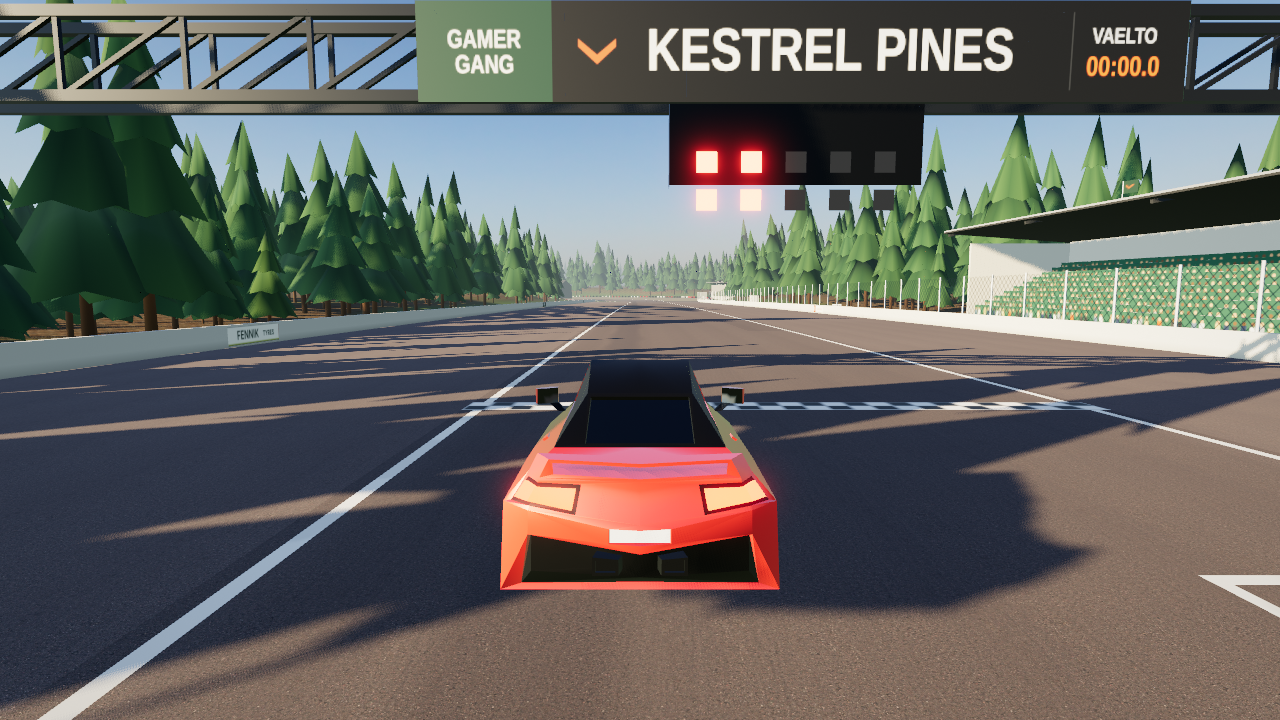
#> input picture _m8-backup/e2e/session2/e2e-p5/p5-1p-grid.png, 1280 x 720 px
$ python tiles.py p5-1p-grid.png 5
#> lines starting #> are read from the running program, lines starting #| are printed output that depends on the picture
# Split-screen tile check: usage tiles.py <png> <views>. Exit 0 if clean, 1 otherwise.
# Mirrors render/viewports.ts (1 full, 2 top/bottom, 3-4 a 2x2 grid, gap 4 px). Each tile must be
# rendered (not flat: std > 6), the seam must be a dark uniform band of about the gap width, and
# no tile edge row/column next to the seam may be blank (unrendered strip or off-by-one gap).
import sys
from PIL import Image
import numpy as np

path, views = sys.argv[1], int(sys.argv[2])
img = np.asarray(Image.open(path).convert('RGB')).astype(np.float32)
H, W, _ = img.shape
#> H = 720; W = 1280
GAP = 4
half = GAP / 2
ok = True
msgs = []

def rect(x, y, w, h):
    x0, y0 = round(x), round(y)
    return x0, y0, round(x + w) - x0, round(y + h) - y0

if views <= 1:
    rects = [rect(0, 0, W, H)]
elif views == 2:
    h = H / 2 - half
    rects = [rect(0, 0, W, h), rect(0, H / 2 + half, W, h)]
else:
    w, h = W / 2 - half, H / 2 - half
#> w = 638; h = 358
    rects = [rect(0, 0, w, h), rect(W / 2 + half, 0, w, h), rect(0, H / 2 + half, w, h), rect(W / 2 + half, H / 2 + half, w, h)]

for i, (x, y, w, h) in enumerate(rects):
    tile = img[y:y + h, x:x + w]
    s = float(tile.std())
    edges = {'top': tile[0], 'bottom': tile[-1], 'left': tile[:, 0], 'right': tile[:, -1]}
    flat = [k for k, e in edges.items() if float(e.std()) < 1.0 and float(e.mean()) < 12]
    good = s > 6 and not flat
    ok &= good
    msgs.append(f'tile {i} {x},{y} {w}x{h} mean {tile.mean():.0f} std {s:.1f}' + (f' blank edge {flat}' if flat else '') + ('' if good else ' BAD'))
#> this loop made 4 passes
#> s on passes 1 to 4: 63.57, 73.85, 45.27, 44.59
#> pass 1, `tile = img[y:y + h, x:x + w]`:
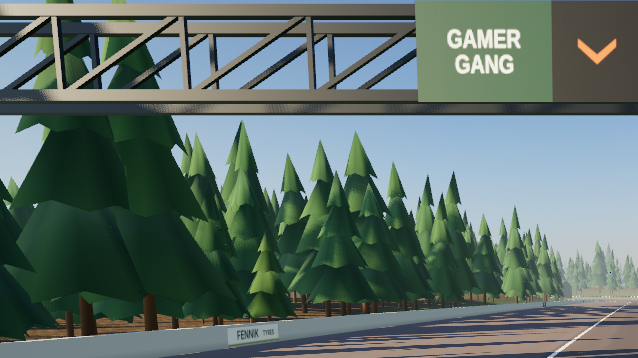
#> tile: shape (358, 638, 3) float32; mean R, G, B 93.3, 111.3, 105.6
#> pass 2, `tile = img[y:y + h, x:x + w]`:
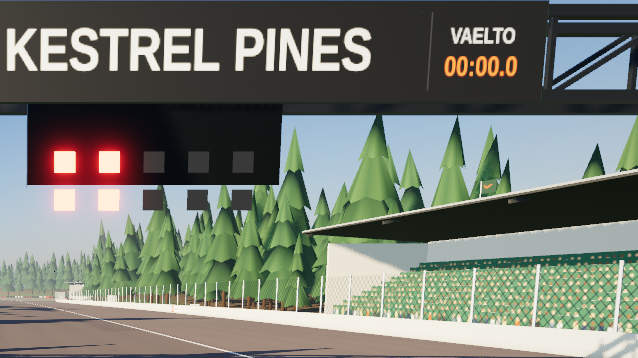
#> tile: shape (358, 638, 3) float32; mean R, G, B 116, 121.5, 111.6
#> pass 3, `tile = img[y:y + h, x:x + w]`:
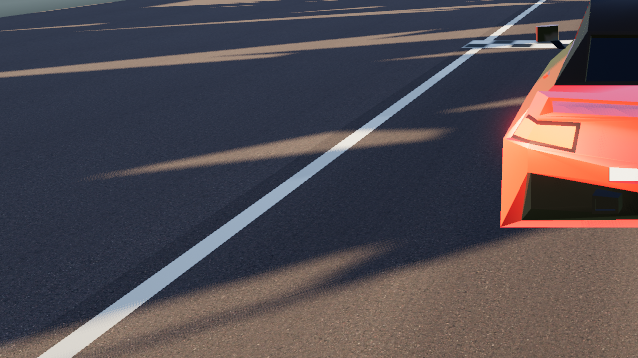
#> tile: shape (358, 638, 3) float32; mean R, G, B 83.5, 75.3, 80.7
#> after the loop:
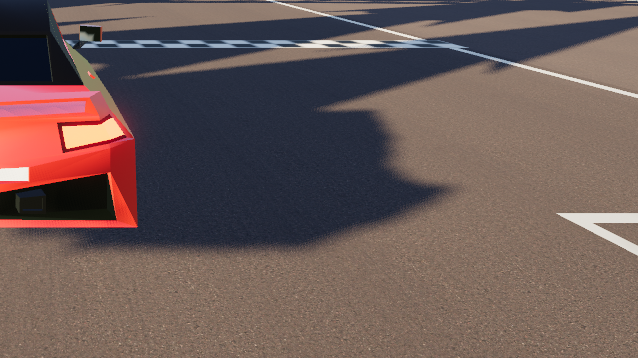
#> tile: shape (358, 638, 3) float32; mean R, G, B 107.5, 89.1, 86.1
#> after the loop, msgs = ['tile 0 0,0 638x358 mean 103 std 63.6', 'tile 1 642,0 638x358 mean 116 std 73.8', 'tile 2 0,362 638x358 mean 80 std 45.3', 'tile 3 642,362 638x358 mean 94 std 44.6']; ok = True

if views >= 2:
    seams = []
    yy = slice(round(H / 2 - half), round(H / 2 + half))
    seams.append(('h', img[yy, :]))
    if views >= 3:
        xx = slice(round(W / 2 - half), round(W / 2 + half))
        seams.append(('v', img[:, xx]))
    for name, band in seams:
        m, sd = float(band.mean()), float(band.std())
        good = m < 60 and sd < 25
        ok &= good
        msgs.append(f'seam {name} mean {m:.0f} std {sd:.1f}' + ('' if good else ' BAD'))
#> this loop made 2 passes
#> (name, m, sd, good, ok) on passes 1 to 2: ('h', 91.82, 39.65, False, False), ('v', 116.6, 67.53, False, False)
#> after the loop, msgs = ['tile 0 0,0 638x358 mean 103 std 63.6', 'tile 1 642,0 638x358 mean 116 std 73.8', 'tile 2 0,362 638x358 mean 80 std 45.3', 'tile 3 642,362 638x358 mean 94 std 44.6', 'seam h mean 92 std 39.7 BAD', 'seam v mean 117 std 67.5 BAD']; ok = False

print('\n'.join(msgs))
#| tile 0 0,0 638x358 mean 103 std 63.6
#| tile 1 642,0 638x358 mean 116 std 73.8
#| tile 2 0,362 638x358 mean 80 std 45.3
#| tile 3 642,362 638x358 mean 94 std 44.6
#| seam h mean 92 std 39.7 BAD
#| seam v mean 117 std 67.5 BAD
print('OK' if ok else 'SEAM PROBLEM')
#| SEAM PROBLEM
#> (the run stopped early here; a loop or call above may not have finished)

$ run again, on _m8-backup/e2e/session2/e2e-p5/p5-1p-switchback.png
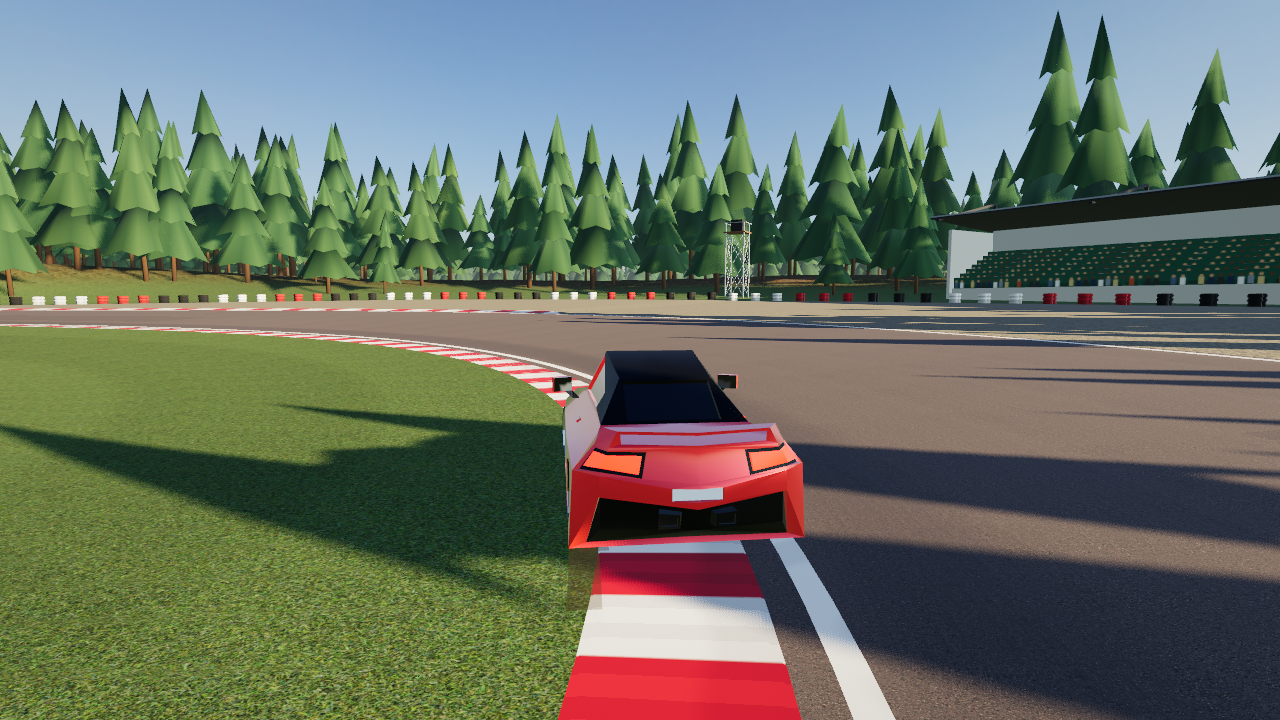
#> input picture _m8-backup/e2e/session2/e2e-p5/p5-1p-switchback.png, 1280 x 720 px
#> the loop `for i, (x, y, w, h) in enumerate(rects):` made 4 passes
#> s on passes 1 to 4: 51.44, 62.49, 46.4, 54.55
#> pass 1, `tile = img[y:y + h, x:x + w]`:
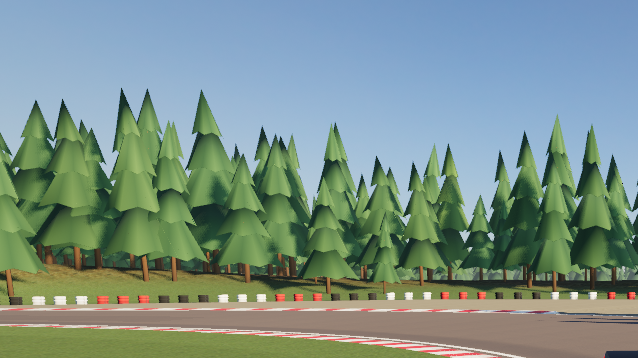
#> tile: shape (358, 638, 3) float32; mean R, G, B 122.8, 145.7, 136.9
#> after the loop `for i, (x, y, w, h) in enumerate(rects):`:
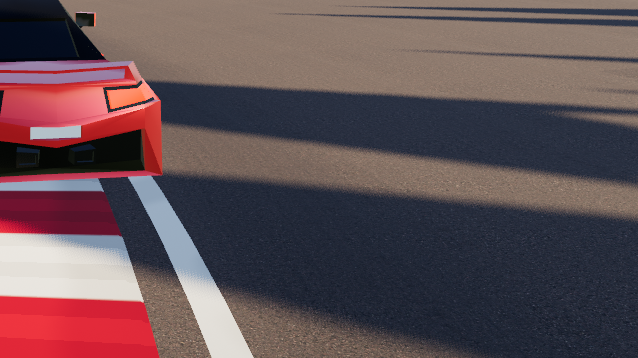
#> tile: shape (358, 638, 3) float32; mean R, G, B 98.6, 79.3, 83.9
#> after the loop `for i, (x, y, w, h) in enumerate(rects):`: msgs = ['tile 0 0,0 638x358 mean 135 std 51.4', 'tile 1 642,0 638x358 mean 115 std 62.5', 'tile 2 0,362 638x358 mean 87 std 46.4', 'tile 3 642,362 638x358 mean 87 std 54.6']; ok = True
#> the loop `for name, band in seams:` made 2 passes
#> (name, m, sd, good, ok) on passes 1 to 2: ('h', 118.5, 38.69, False, False), ('v', 107.4, 77.46, False, False)
#> after the loop `for name, band in seams:`: msgs = ['tile 0 0,0 638x358 mean 135 std 51.4', 'tile 1 642,0 638x358 mean 115 std 62.5', 'tile 2 0,362 638x358 mean 87 std 46.4', 'tile 3 642,362 638x358 mean 87 std 54.6', 'seam h mean 119 std 38.7 BAD', 'seam v mean 107 std 77.5 BAD']; ok = False
#| tile 0 0,0 638x358 mean 135 std 51.4
#| tile 1 642,0 638x358 mean 115 std 62.5
#| tile 2 0,362 638x358 mean 87 std 46.4
#| tile 3 642,362 638x358 mean 87 std 54.6
#| seam h mean 119 std 38.7 BAD
#| seam v mean 107 std 77.5 BAD
#| SEAM PROBLEM

$ run again, on _m8-backup/e2e/session2/e2e-p5/p5-1p-t1-apex.png
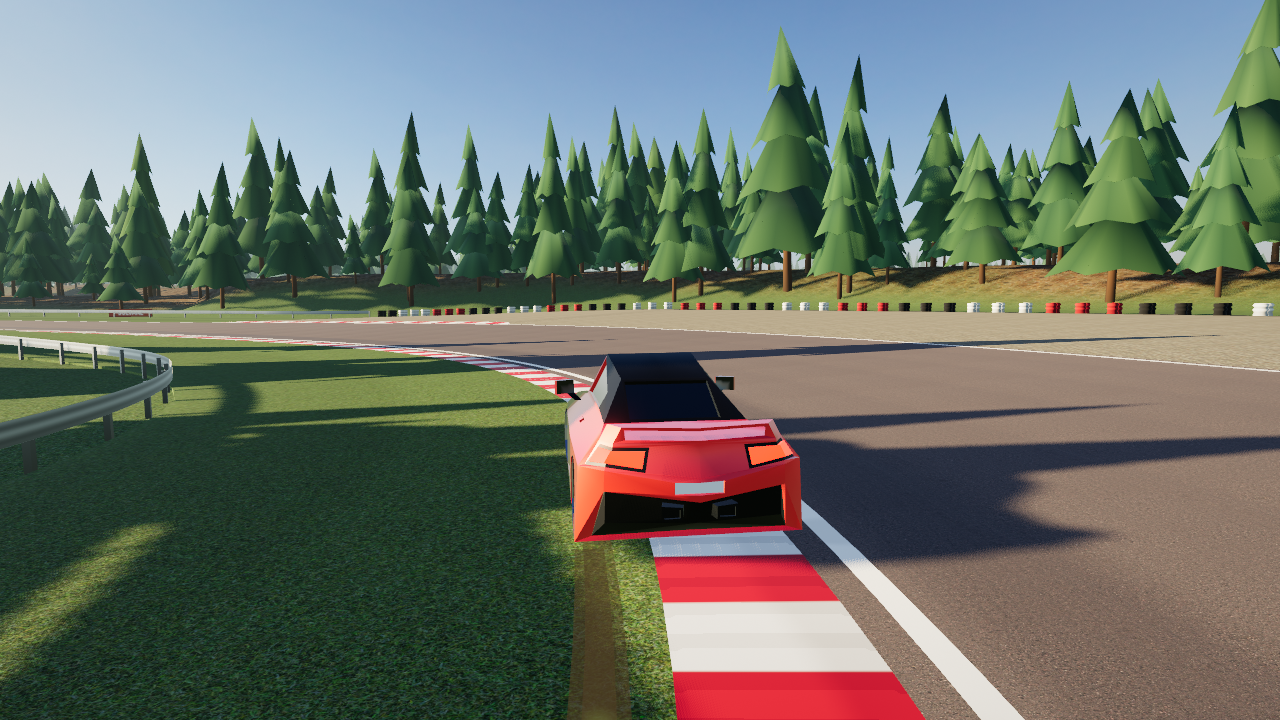
#> input picture _m8-backup/e2e/session2/e2e-p5/p5-1p-t1-apex.png, 1280 x 720 px
#> the loop `for i, (x, y, w, h) in enumerate(rects):` made 4 passes
#> s on passes 1 to 4: 64.85, 54.3, 37.7, 56.76
#> pass 1, `tile = img[y:y + h, x:x + w]`:
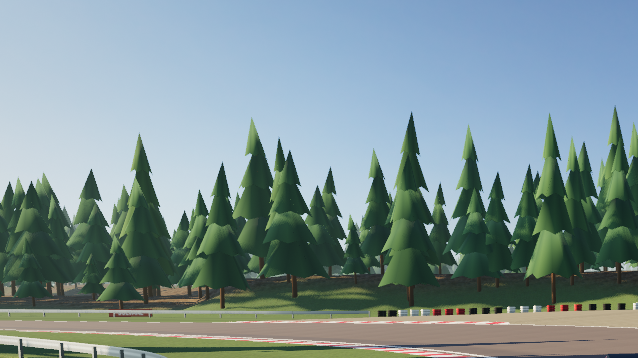
#> tile: shape (358, 638, 3) float32; mean R, G, B 124.2, 145.4, 147.4
#> after the loop `for i, (x, y, w, h) in enumerate(rects):`:
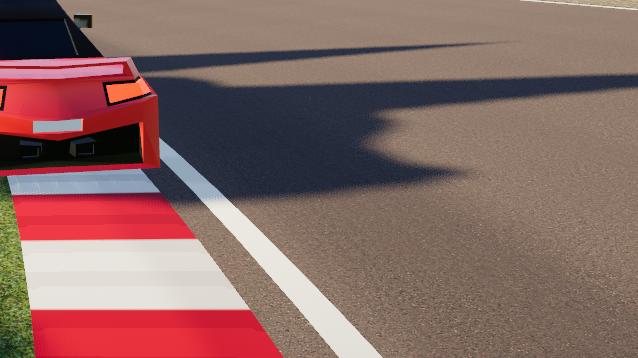
#> tile: shape (358, 638, 3) float32; mean R, G, B 135.5, 103.8, 99.4
#> after the loop `for i, (x, y, w, h) in enumerate(rects):`: msgs = ['tile 0 0,0 638x358 mean 139 std 64.9', 'tile 1 642,0 638x358 mean 125 std 54.3', 'tile 2 0,362 638x358 mean 56 std 37.7', 'tile 3 642,362 638x358 mean 113 std 56.8']; ok = True
#> the loop `for name, band in seams:` made 2 passes
#> (name, m, sd, good, ok) on passes 1 to 2: ('h', 113.5, 46.46, False, False), ('v', 92.25, 64.34, False, False)
#> after the loop `for name, band in seams:`: msgs = ['tile 0 0,0 638x358 mean 139 std 64.9', 'tile 1 642,0 638x358 mean 125 std 54.3', 'tile 2 0,362 638x358 mean 56 std 37.7', 'tile 3 642,362 638x358 mean 113 std 56.8', 'seam h mean 114 std 46.5 BAD', 'seam v mean 92 std 64.3 BAD']; ok = False
#| tile 0 0,0 638x358 mean 139 std 64.9
#| tile 1 642,0 638x358 mean 125 std 54.3
#| tile 2 0,362 638x358 mean 56 std 37.7
#| tile 3 642,362 638x358 mean 113 std 56.8
#| seam h mean 114 std 46.5 BAD
#| seam v mean 92 std 64.3 BAD
#| SEAM PROBLEM

$ run again, on _m8-backup/e2e/session2/e2e-p5/p5-gravel-t10.6.png
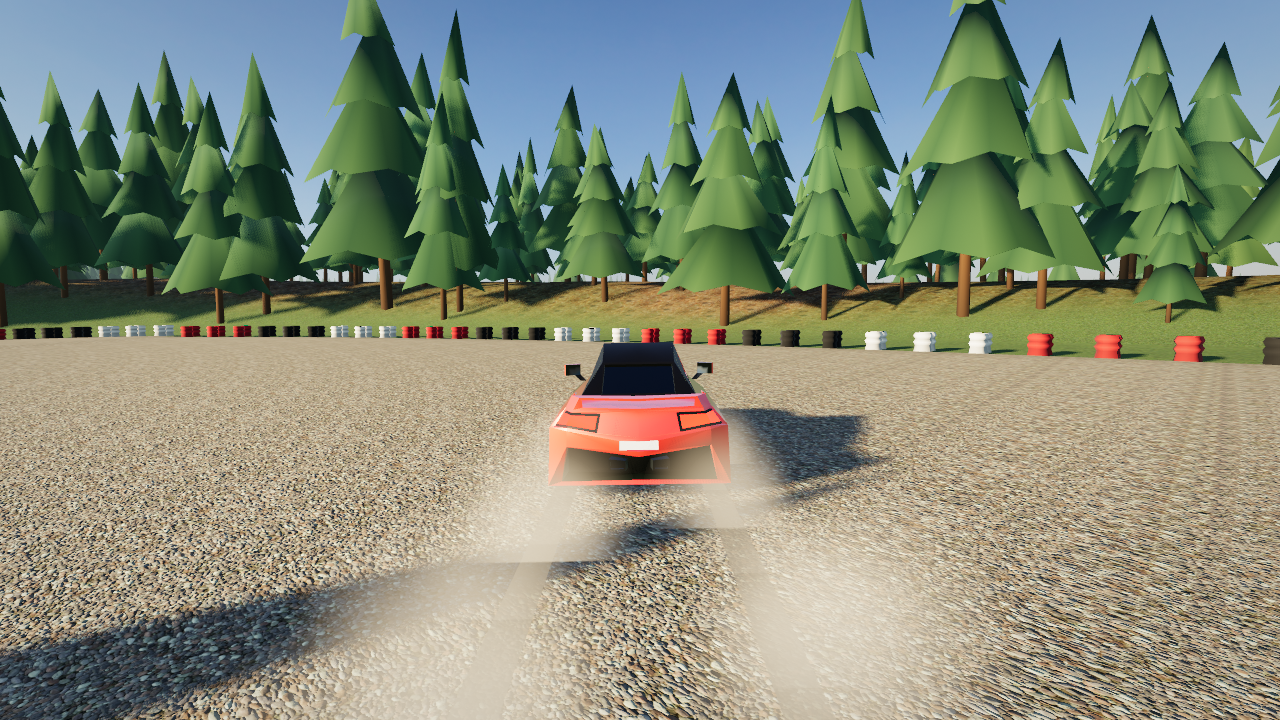
#> input picture _m8-backup/e2e/session2/e2e-p5/p5-gravel-t10.6.png, 1280 x 720 px
#> the loop `for i, (x, y, w, h) in enumerate(rects):` made 4 passes
#> s on passes 1 to 4: 60.18, 50.94, 50.02, 44.88
#> pass 1, `tile = img[y:y + h, x:x + w]`:
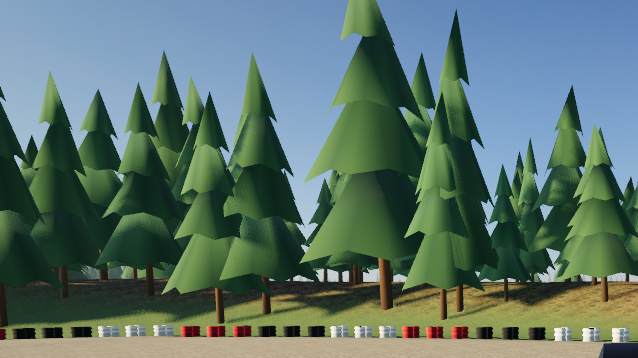
#> tile: shape (358, 638, 3) float32; mean R, G, B 90.8, 115.7, 106.8
#> after the loop `for i, (x, y, w, h) in enumerate(rects):`:
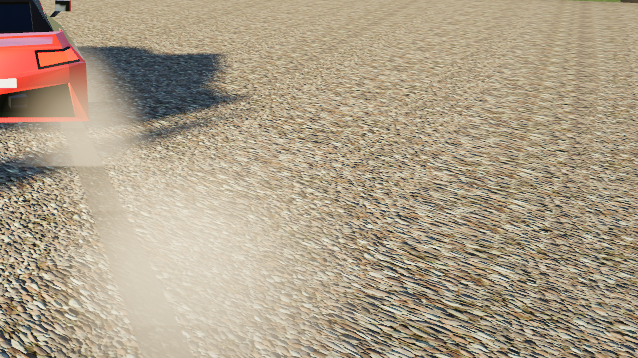
#> tile: shape (358, 638, 3) float32; mean R, G, B 171.9, 157.8, 135.7
#> after the loop `for i, (x, y, w, h) in enumerate(rects):`: msgs = ['tile 0 0,0 638x358 mean 104 std 60.2', 'tile 1 642,0 638x358 mean 116 std 50.9', 'tile 2 0,362 638x358 mean 151 std 50.0', 'tile 3 642,362 638x358 mean 155 std 44.9']; ok = True
#> the loop `for name, band in seams:` made 2 passes
#> (name, m, sd, good, ok) on passes 1 to 2: ('h', 149.6, 44.37, False, False), ('v', 122.9, 62.31, False, False)
#> after the loop `for name, band in seams:`: msgs = ['tile 0 0,0 638x358 mean 104 std 60.2', 'tile 1 642,0 638x358 mean 116 std 50.9', 'tile 2 0,362 638x358 mean 151 std 50.0', 'tile 3 642,362 638x358 mean 155 std 44.9', 'seam h mean 150 std 44.4 BAD', 'seam v mean 123 std 62.3 BAD']; ok = False
#| tile 0 0,0 638x358 mean 104 std 60.2
#| tile 1 642,0 638x358 mean 116 std 50.9
#| tile 2 0,362 638x358 mean 151 std 50.0
#| tile 3 642,362 638x358 mean 155 std 44.9
#| seam h mean 150 std 44.4 BAD
#| seam v mean 123 std 62.3 BAD
#| SEAM PROBLEM
